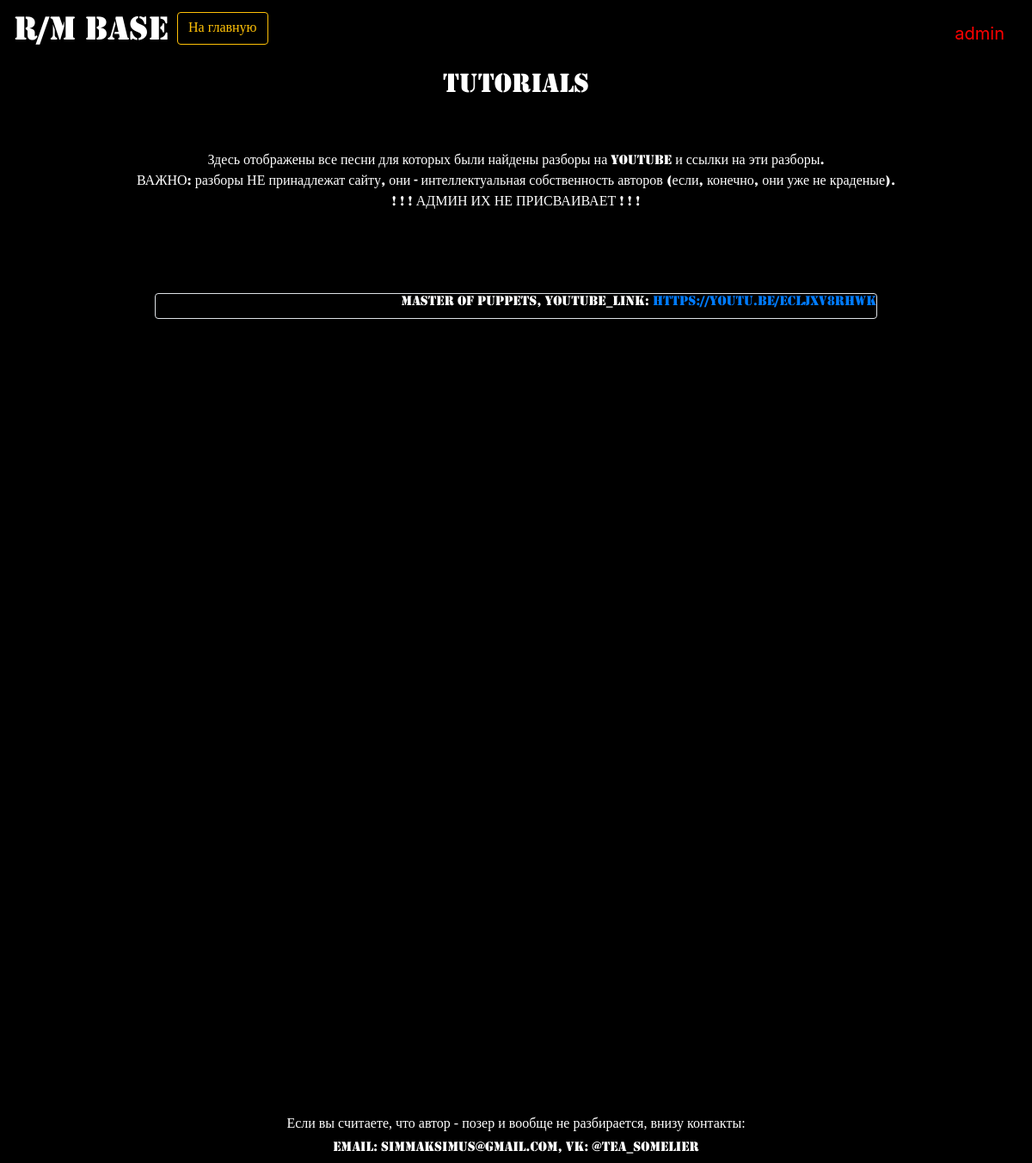
Screenshot of /tutorials (signed in) with the database file from the repository.
### data/users.py (models this page shows, shortened)
class User(SqlAlchemyBase, UserMixin, SerializerMixin):
    __tablename__ = 'users'
    id = sqlalchemy.Column(sqlalchemy.Integer,
                           primary_key=True, autoincrement=True)
    name = sqlalchemy.Column(sqlalchemy.String, nullable=True)
    email = sqlalchemy.Column(sqlalchemy.String,
                              index=True, unique=True, nullable=True)
    hashed_password = sqlalchemy.Column(sqlalchemy.String, nullable=True)
    created_date = sqlalchemy.Column(sqlalchemy.DateTime,
                                     default=datetime.datetime.now)
    error = ''
    is_admin = sqlalchemy.Column(sqlalchemy.Boolean, default=False)

### data/songs.py (models this page shows)
class Song(SqlAlchemyBase, SerializerMixin):
    __tablename__ = 'songs'
    id = sqlalchemy.Column(sqlalchemy.Integer,
                           primary_key=True, autoincrement=True)
    name = sqlalchemy.Column(sqlalchemy.String, nullable=True)
    album_id = sqlalchemy.Column(sqlalchemy.Integer,
                                 sqlalchemy.ForeignKey("albums.id"))
    tutor = sqlalchemy.Column(sqlalchemy.String, default="None")
    album = orm.relationship('Album')

### main.py (the view)
@app.route("/tutorials")
def author_list():
    db_sess = db_session.create_session()
    authors = [song for song in db_sess.query(Song).filter(Song.tutor != 'None')]
    return render_template("tutorials.html", songs=authors)

### data/db_session.py (called while the page is built)
def create_session() -> Session:
    global __factory
    return __factory()

### main.py (called while the page is built)
@login_manager.user_loader
def load_user(user_id):
    db_sess = db_session.create_session()
    return db_sess.query(User).get(user_id)

### templates/tutorials.html (shortened to what this page needs)
{% extends "base.html" %}
{% block content %}
<link rel="stylesheet" type="text/css" href="/static/css/style.css" />
<h2 style="text-align: center;"><span style="font-family: METAL;">Tutorials</span></h2><br>
<br>
<body><span style="font-family: METAL; both">
    <p style="text-align: center;">Здесь отображены все песни для которых были найдены разборы на YouTube и ссылки на эти разборы.<br>
        ВАЖНО: разборы НЕ принадлежат сайту, они - интеллектуальная собственность авторов (если, конечно, они уже не краденые).<br>
        ! ! ! АДМИН ИХ НЕ ПРИСВАИВАЕТ ! ! !</p>
    <br><br><br>
    {% for item in songs %}
    <div class="col-md6 border rounded both">
        <h6>{{item.name}}, youtube_link: <a href="{{item.tutor}}">{{item.tutor}}</a></h6>
    </div>
    <br>
    {% endfor %}
</span>
</body>
{% endblock %}

### templates/base.html (shortened to what this page needs)
<!DOCTYPE html>
<html lang="en">
<head>
    <link rel="stylesheet" type="text/css" href="/static/css/style.css" />
    <link rel="stylesheet"
          href="https://stackpath.bootstrapcdn.com/bootstrap/4.4.1/css/bootstrap.min.css"
>
</head>
<body style="color: white; background-color: black;" alink="#cc0000" link="#990000" vlink="#ff6600">
<div style="text-align: right;">
    <header>
    <nav class="navbar navbar-black bg-black">
        <h1 style="text-align: center;"><span style="font-family: METAL;">R/M Base    <a class="btn btn-outline-warning" href="/">На главную</a></span></h1>
        {% if current_user.is_authenticated %}
        <a class="navbar-brand" href="/logout" style="color:#ff0000">{{ current_user.name }}</a>
        {% else %}
        <p style="text-align: right;">
        <a class="btn btn-danger" href="/register">Зарегистрироваться</a>
        <a class="btn btn-outline-danger" href="/login">Войти</a>
        </p>
        {% endif %}
    </nav>
    </header>
</div>
<div style="text-align: right;">
    {% block content %}{% endblock %}
</div>
</body>
<h6 style="text-align: center;" class="bottomtext"><span style="font-family: Times New Roman;">Если вы считаете, что автор - позер и вообще не разбирается, внизу контакты:</span></h6>
<h6 style="text-align: center;"><span style="font-family: METAL;">email: simmaksimus@gmail.com, VK: @tea_somelier</span></h6>
</html>

### templates/base.html (style rules this page uses)
.bottomtext { margin-top:75%; }

### templates/tutorials.html (style rules this page uses)
.both { margin-left:15%; margin-right:15%; }

### rows the page displays
User: name "admin"
Song: name "Master of Puppets", tutor "https://youtu.be/EcLJXV8rhWk"
